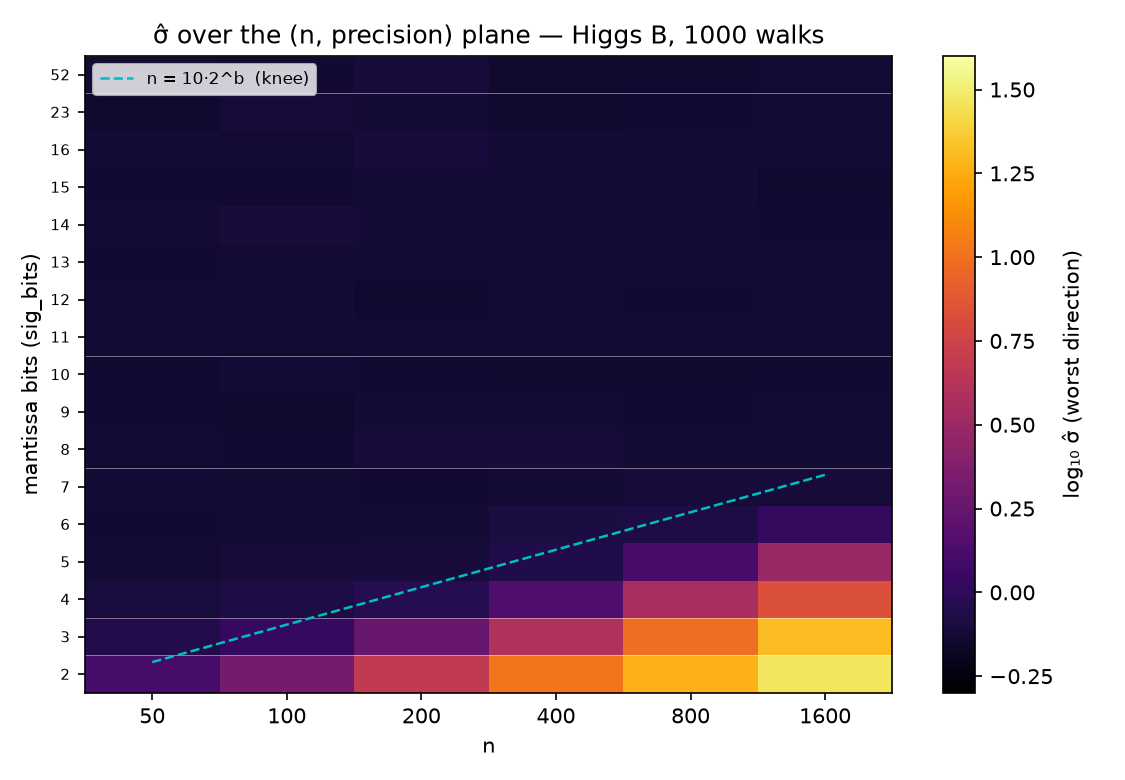

This figure's Python source:
"""Phase diagram: log sigma-hat over the (n, mantissa-bits) plane — Higgs B.

Denser bit grid (2..16 plus 23, 52) x n (50..1600). Cells already in
n_subgauss_higgs_cache.npz are reused; the rest are computed here.

Overlays the empirical boundary n_crit ~ 10 * 2^b (where the rounding term
0.08·n·2^-b crosses the fp64 plateau sigma_0 ~ 0.75) and fp-format rows.

Usage: python phase_heatmap.py [--plot-only]
"""

import os
os.environ.setdefault("chop_backend", "numpy")
for _v in ("OPENBLAS_NUM_THREADS", "OMP_NUM_THREADS", "MKL_NUM_THREADS"):
    os.environ.setdefault(_v, "1")

import argparse
import matplotlib
matplotlib.use("Agg")
import matplotlib.pyplot as plt
import numpy as np
from tqdm import tqdm

import rollouts
from higgs_sweep import load_higgs_matrix
from n_subgauss import _directions_for, collect, FMT


def main():
    p = argparse.ArgumentParser()
    p.add_argument("--num-samples", type=int, default=1000)
    p.add_argument("--dirs", type=int, default=64)
    p.add_argument("--t", type=float, default=3.0)
    p.add_argument("--workers", type=int, default=6)
    p.add_argument("--seed", type=int, default=0)
    p.add_argument("--plot-only", action="store_true")
    args = p.parse_args()

    n_values = [50, 100, 200, 400, 800, 1600]
    all_bits = sorted(set(range(2, 17)) | {23, 52})
    rng = np.random.default_rng(args.seed)

    grid = np.full((len(all_bits), len(n_values)), np.nan)
    cache = "phase_heatmap_cache.npz"

    # reuse what we already measured
    z = np.load("n_subgauss_higgs_cache.npz")
    for i, b in enumerate(z["sig_bits"]):
        if int(b) in all_bits:
            for j, n in enumerate(z["n_values"]):
                grid[all_bits.index(int(b)), n_values.index(int(n))] = \
                    z["sig_max"][i, j]

    if args.plot_only:
        zz = np.load(cache)
        mask = ~np.isnan(zz["grid"])
        grid[mask] = zz["grid"][mask]
    else:
        missing = [(b, n) for b in all_bits for j, n in enumerate(n_values)
                   if np.isnan(grid[all_bits.index(b), j])]
        print(f"{len(missing)} cells to compute")
        B_full = load_higgs_matrix(max(n_values), seed=args.seed)
        by_n = {}
        for b, n in tqdm(missing, desc="heatmap cells"):
            if n not in by_n:
                by_n[n] = B_full[:, :n]
            B = by_n[n]
            dirs = _directions_for(B, args.dirs, rng)
            _, projections, _ = rollouts.run_samples(
                B, dirs, args.num_samples,
                sig_bits=None if b == 52 else b,
                noise_std=2 ** (-32), workers=args.workers, seed=args.seed,
            )
            grid[all_bits.index(b), n_values.index(n)] = \
                collect(projections, args.t)["sig_max"]
        np.savez(cache, grid=grid, sig_bits=np.array(all_bits),
                 n_values=np.array(n_values))
        print(f"cached grid -> {cache}")

    fig, ax = plt.subplots(figsize=(7.5, 5.2))
    # categorical rows: every bit-width gets equal height (the fp32/fp64 rows
    # would otherwise eat half a linear axis while staying flat)
    pc = ax.pcolormesh(np.arange(len(n_values) + 1),
                       np.arange(len(all_bits) + 1), np.log10(grid),
                       cmap="inferno", shading="auto",
                       vmin=-0.3, vmax=1.6)
    fig.colorbar(pc, ax=ax, label="log₁₀ σ̂ (worst direction)")

    ax.set_xticks(np.arange(len(n_values)) + 0.5)
    ax.set_xticklabels([str(n) for n in n_values])
    ax.set_yticks(np.arange(len(all_bits)) + 0.5)
    ax.set_yticklabels([str(b) for b in all_bits], fontsize=7)
    for b, name in FMT.items():
        if b in all_bits:
            i = all_bits.index(b)
            ax.axhline(i + 1, color="white", lw=0.4, alpha=0.5)
            ax.text(len(n_values) + 0.15, i + 0.5, name, color="white",
                    va="center", fontsize=7)

    # empirical boundary n = 10·2^b  <=>  row index of b = log2(n/10),
    # drawn in categorical coordinates by interpolation
    ns = np.logspace(np.log10(min(n_values)), np.log10(max(n_values)), 200)
    bs = np.log2(ns / 10.0)
    row_of = np.interp(bs, all_bits, np.arange(len(all_bits)) + 0.5)
    col_of = np.interp(np.log10(ns), np.log10(n_values),
                       np.arange(len(n_values)) + 0.5)
    ok = (bs >= min(all_bits)) & (bs <= max(all_bits))
    ax.plot(col_of[ok], row_of[ok], "c--", lw=1.2,
            label="n = 10·2^b  (knee)")

    ax.set_xlabel("n")
    ax.set_ylabel("mantissa bits (sig_bits)")
    ax.set_title("σ̂ over the (n, precision) plane — Higgs B, "
                 f"{args.num_samples} walks")
    ax.legend(loc="upper left", fontsize=8)
    fig.tight_layout()
    fig.savefig("phase_heatmap.png", dpi=150)
    plt.close(fig)
    print("saved phase_heatmap.png")


if __name__ == "__main__":
    main()
